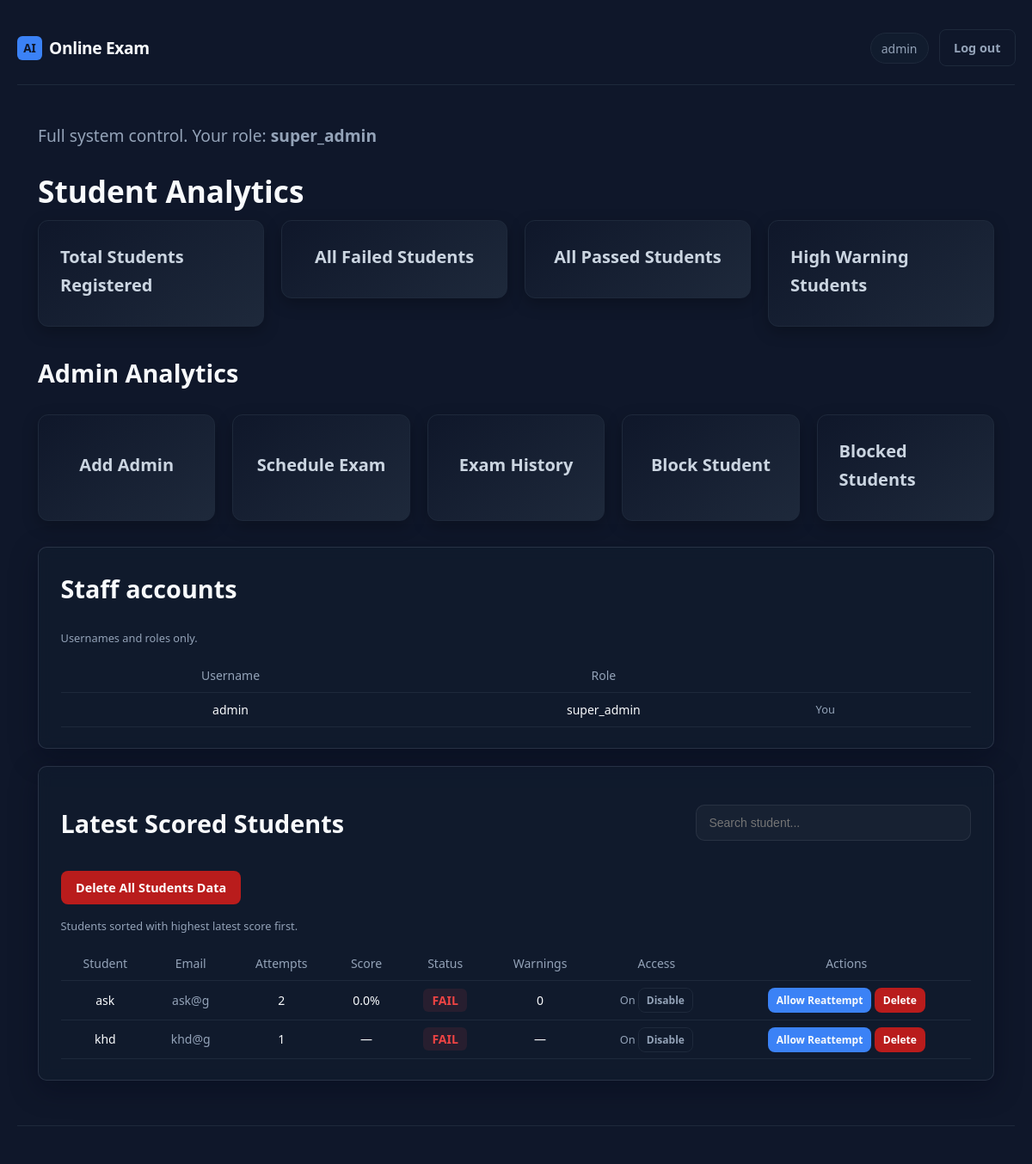
The page /admin (signed in) on the database its author committed.
### app.py (models this page shows)
class User(db.Model):
    __tablename__ = "users"
    id = db.Column(db.Integer, primary_key=True)
    username = db.Column(db.String(80), unique=True, nullable=False)
    email = db.Column(db.String(120), unique=True, nullable=False)
    password_hash = db.Column(db.String(256), nullable=False)
    roll_number = db.Column(db.String(50), unique=True, nullable=True)
    created_at = db.Column(db.DateTime, default=lambda: datetime.now(timezone.utc))
    is_admin = db.Column(db.Boolean, default=False)
    allow_reattempt = db.Column(db.Boolean, default=False)
    exam_access_enabled = db.Column(db.Boolean, default=True)
    exam_completed = db.Column(db.Boolean, default=False)
    admin_role = db.Column(db.String(20), nullable=True)
    is_blocked = db.Column(db.Boolean, default=False)
    block_reason = db.Column(db.String(255))
    attempts = db.relationship("Attempt", backref="user", lazy=True)

class Attempt(db.Model):
    __tablename__ = "attempts"
    id = db.Column(db.Integer, primary_key=True)
    user_id = db.Column(db.Integer, db.ForeignKey("users.id"), nullable=False)
    exam_id = db.Column(db.Integer, db.ForeignKey('exam_history.id'), nullable=True)
    started_at = db.Column(db.DateTime, nullable=False)
    ended_at = db.Column(db.DateTime, nullable=True)
    status = db.Column(db.String(20), default="in_progress")
    score = db.Column(db.Float, nullable=True)
    question_ids_json = db.Column(db.Text, nullable=False)
    current_index = db.Column(db.Integer, default=0)
    time_limit_seconds = db.Column(db.Integer, default=EXAM_TIME_SECONDS)
    tab_switch_count = db.Column(db.Integer, default=0)
    face_missing_warnings = db.Column(db.Integer, default=0)
    warning_count = db.Column(db.Integer, default=0)
    warning_details_json = db.Column(db.Text, nullable=False, default="[]")
    timeline_json = db.Column(db.Text, nullable=False, default="[]")
    student_profile_json = db.Column(db.Text, nullable=False, default="{}")
    cheating_risk = db.Column(db.String(20), nullable=True)

### app.py (the view)
@app.route("/admin")
@admin_required
def admin_dashboard():
    students = User.query.filter_by(is_admin=False).order_by(User.username).all()
    rows = []
    for u in students:
        attempt_count = Attempt.query.filter_by(user_id=u.id).count()
        latest = (
            Attempt.query.filter_by(user_id=u.id, status="completed")
            .order_by(Attempt.ended_at.desc())
            .first()
        )
        rep = build_report_data(latest) if latest else None
        sc = latest.score if latest and latest.score is not None else None
        rows.append(
            {
                "user": u,
                "latest_attempt": latest,
                "attempt_count": attempt_count,
                "score": sc,
                "passed": is_passing_score(latest.score) if latest else None,
                "weak": rep["weak_topics"] if rep else [],
                "strong": rep["strong_topics"] if rep else [],
                "warnings": int(latest.warning_count or 0) if latest else 0,
            }
        )
    with_score = [r for r in rows if r["score"] is not None]
    without_score = [r for r in rows if r["score"] is None]
    top_rows = sorted(with_score, key=lambda r: float(r["score"]), reverse=True) + sorted(
        without_score, key=lambda r: r["user"].username.lower()
    )
    failed_rows = [
        r
        for r in rows
        if r["latest_attempt"] is not None and not is_passing_score(r["latest_attempt"].score)
    ]
    failed_rows.sort(key=lambda r: float(r["latest_attempt"].score or 0.0))
    recent_attempts = Attempt.query.order_by(Attempt.started_at.desc()).limit(40).all()
    completed_attempts = Attempt.query.filter_by(status="completed").all()
    all_scores = [a.score for a in completed_attempts if a.score is not None]
    avg_score = round(sum(all_scores) / len(all_scores), 2) if all_scores else 0.0
    weak_topic_counts = {}
    high_warning_users = 0
    for row in rows:
        for t in row["weak"]:
            weak_topic_counts[t["name"]] = weak_topic_counts.get(t["name"], 0) + 1
        if row["latest_attempt"] and int(row.get("warnings") or 0) >= 4:
            high_warning_users += 1
    most_weak_topic = None
    if weak_topic_counts:
        most_weak_topic = max(weak_topic_counts.items(), key=lambda kv: kv[1])[0]
    cur = db.session.get(User, session["user_id"])
    is_super = is_super_admin_user(cur)
    admin_accounts = (
        User.query.filter_by(is_admin=True).order_by(User.username.asc()).all()
    )
    return render_template(
        "admin/dashboard.html",
        rows=top_rows,
        failed_rows=failed_rows,
        recent_attempts=recent_attempts,
        pass_threshold=PASS_SCORE_THRESHOLD,
        avg_score=avg_score,
        most_weak_topic=most_weak_topic,
        high_warning_users=high_warning_users,
        is_super=is_super,
        admin_accounts=admin_accounts,
        schedule=ExamSchedule.query.first(),
        latest_exam=ExamSchedule.query.order_by(ExamSchedule.start_time.desc()).first(),
        current_time=datetime.utcnow() + timedelta(hours=5, minutes=30),
    )

### templates/admin/dashboard.html (shortened to what this page needs)
{% extends "base.html" %}
{% block body_class %}page-admin{% endblock %}
{% block content %}
<section class="admin-hero">
  <p class="muted">
    {% if is_super %}Full system control.{% else %}View-only access. Contact a super administrator to change data.{% endif %}
    Your role: <strong>{{ 'super_admin' if session.get('admin_role') == 'super_admin' else 'admin' }}</strong>
  </p>
  <h1>Student Analytics</h1>
</section>
<div class="admin-stats-grid" style="
  display: grid;
  grid-template-columns: repeat(4, 1fr);
  gap: 20px;
  width: 100%;
">
  <a href="/admin/all-students" class="card-link">
    <div class="admin-stat-card" style="
  padding: 25px;
  border-radius: 12px;
  font-size: 16px;
  display: flex;
  flex-direction: column;
  justify-content: center;
">
      <div class="admin-stat-title" style="
  font-size: 20px;
  font-weight: 600;
  color: #cbd5e1;
">Total Students Registered</div>
          </div>
  </a>
  <a href="/admin/below-pass" class="card-link">
    <div class="admin-stat-card" style="
  padding: 25px;
  border-radius: 12px;
  font-size: 16px;
  display: flex;
  flex-direction: column;
  justify-content: center;
">
      <div class="admin-stat-title" style="
  font-size: 20px;
  font-weight: 600;
  color: #cbd5e1;
">All Failed Students</div>
          </div>
  </a>
  <a href="/admin/pass-rule" class="card-link">
    <div class="admin-stat-card" style="
  padding: 25px;
  border-radius: 12px;
  font-size: 16px;
  display: flex;
  flex-direction: column;
  justify-content: center;
">
      <div class="admin-stat-title" style="
  font-size: 20px;
  font-weight: 600;
  color: #cbd5e1;
">All Passed Students</div>
          </div>
  </a>
    <a href="/admin/high-warnings" class="card-link">
    <div class="admin-stat-card" style="
  padding: 25px;
  border-radius: 12px;
  font-size: 16px;
  display: flex;
  flex-direction: column;
  justify-content: center;
">
      <div class="admin-stat-title" style="
  font-size: 20px;
  font-weight: 600;
  color: #cbd5e1;
">High Warning Students</div>
          </div>
  </a>
</div>
<h2>Admin Analytics</h2>
<div class="admin-stats-grid" style="
  display: grid;
  grid-template-columns: repeat(5, 1fr);
  gap: 20px;
  width: 100%;
  margin-top: 20px;
">
  <div class="admin-stat-card" style="
    padding: 25px;
    border-radius: 12px;
    font-size: 16px;
    display: flex;
    flex-direction: column;
    justify-content: center;
    cursor: pointer;
  " onclick="location.href='/admin/add-admin'">
    <div class="admin-stat-title" style="
      font-size: 20px;
      font-weight: 600;
      color: #cbd5e1;
    ">Add Admin</div>
  </div>
  <div class="admin-stat-card" style="
    padding: 25px;
    border-radius: 12px;
    font-size: 16px;
    display: flex;
    flex-direction: column;
    justify-content: center;
    cursor: pointer;
  " onclick="location.href='/admin/create-exam'">
    <div class="admin-stat-title" style="
      font-size: 20px;
      font-weight: 600;
      color: #cbd5e1;
    ">Schedule Exam</div>
  </div>
  <div class="admin-stat-card" style="
    padding: 25px;
    border-radius: 12px;
    font-size: 16px;
    display: flex;
    flex-direction: column;
    justify-content: center;
    cursor: pointer;
  " onclick="location.href='/admin/exam-history'">
    <div class="admin-stat-title" style="
      font-size: 20px;
      font-weight: 600;
      color: #cbd5e1;
    ">Exam History</div>
  </div>
  <div class="admin-stat-card" style="
    padding: 25px;
    border-radius: 12px;
    font-size: 16px;
    display: flex;
    flex-direction: column;
    justify-content: center;
    cursor: pointer;
  " onclick="location.href='/admin/students'">
    <div class="admin-stat-title" style="
      font-size: 20px;
      font-weight: 600;
      color: #cbd5e1;
    ">Block Student</div>
  </div>
  <div class="admin-stat-card" style="
    padding: 25px;
    border-radius: 12px;
    font-size: 16px;
    display: flex;
    flex-direction: column;
    justify-content: center;
    cursor: pointer;
  " onclick="location.href='/admin/blocked_students'">
    <div class="admin-stat-title" style="
      font-size: 20px;
      font-weight: 600;
      color: #cbd5e1;
    ">Blocked Students</div>
  </div>
</div>
<div class="card admin-section">
  <h2>Staff accounts</h2>
  <p class="muted small">Usernames and roles only.</p>
  <div class="table-wrap">
    <table class="data-table">
      <thead>
        <tr>
          <th>Username</th>
          <th>Role</th>
          {% if is_super %}<th></th>{% endif %}
        </tr>
      </thead>
      <tbody>
        {% for a in admin_accounts %}
        <tr>
          <td>{{ a.username }}</td>
          <td>
  {% if session.get('role') == 'super_admin' and a.admin_role == 'admin' %}
    <form method="POST" action="{{ url_for('make_super_admin', user_id=a.id) }}">
      <button type="submit" class="btn" style="background:#6366f1;">Make Super Admin</button>
    </form>
  {% else %}
    {{ a.admin_role or 'admin' }}
  {% endif %}
</td>
          {% if is_super %}
          <td>
            <div style="display:flex; gap:10px; align-items:center;">
              {% if a.id != session.get('user_id') %}
              <form method="post" action="{{ url_for('admin_delete_admin_user', admin_id=a.id) }}" class="inline-form" onsubmit="return confirm('Remove this administrator?');">
                <button type="submit" style="
                            background:#ef4444;
                            color:white;
                            border:none;
                            padding:6px 12px;
                            border-radius:6px;
                            font-size:12px;
                            cursor:pointer;
                        ">
                          Remove
                </button>
              </form>
              {% else %}
              <span class="muted small">You</span>
              {% endif %}
            </div>
          </td>
          {% endif %}
        </tr>
        {% endfor %}
      </tbody>
    </table>
  </div>
</div>
<div class="card admin-section">
  <div style="display:flex; justify-content:space-between; align-items:center; margin-bottom:15px;">
    <h2 style="margin:0;">Latest Scored Students</h2>
    <div class="search-wrapper" style="display: flex; justify-content: center;">
        <input type="text" id="topSearch" placeholder="Search student..." style="
     width: 320px;
     height: 42px;
     padding: 0 14px;
     border-radius: 10px;
     border: 1px solid rgba(255,255,255,0.08);
     background: rgba(255,255,255,0.03);
     color: #e5e7eb;
     font-size: 14px;
     outline: none;
     transition: all 0.2s ease;
 "
 onfocus="this.style.border='1px solid #3b82f6'; this.style.background='rgba(255,255,255,0.06)'"
 onblur="this.style.border='1px solid rgba(255,255,255,0.08)'; this.style.background='rgba(255,255,255,0.03)'"
/>
</div>
</div>
  {% if is_super %}
  <form method="POST" action="/admin/students/delete-all"
        onsubmit="return confirm('Delete ALL student data?');"
        style="margin-bottom:15px;">
    <button type="submit" class="btn btn-danger">
      Delete All Students Data
    </button>
  </form>
  {% endif %}
  <p class="muted small">Students sorted with highest latest score first.</p>
  <div class="table-wrap">
    <table class="data-table admin-table" id="topTable">
      <thead>
        <tr>
          <th>Student</th>
          <th>Email</th>
          <th>Attempts</th>
          <th>Score</th>
          <th>Status</th>
          <th>Warnings</th>
          {% if is_super %}<th>Access</th><th>Actions</th>{% endif %}
        </tr>
      </thead>
      <tbody>
        {% for row in rows %}
        {% set u = row.user %}
        <tr>
          <td>{{ u.username }}</td>
          <td class="muted">{{ u.email }}</td>
          <td>{{ row.attempt_count }}</td>
          <td>{% if row.score is not none %}{{ row.score }}%{% else %}—{% endif %}</td>
          <td>
            {% if row.score is not none and row.score >= 75 %} <span style="
                 color:#22c55e;
                 font-weight:600;
                 background:rgba(34,197,94,0.1);
                 padding:4px 10px;
                 border-radius:6px;
             ">
            PASS </span>
            {% else %} <span style="
                 color:#ef4444;
                 font-weight:600;
                 background:rgba(239,68,68,0.1);
                 padding:4px 10px;
                 border-radius:6px;
             ">
            FAIL </span>
            {% endif %}
          </td>
          <td>{{ row.warnings if row.latest_attempt else '—' }}</td>
          {% if is_super %}
          <td>
            <span class="muted small">{{ 'On' if u.exam_access_enabled else 'Off' }}</span>
            <form method="post" action="{{ url_for('admin_toggle_exam_access', user_id=u.id) }}" class="inline-form">
              <button type="submit" class="btn btn-ghost btn-small">
                {{ 'Disable' if u.exam_access_enabled else 'Enable' }}
              </button>
            </form>
          </td>
          <td>
            <form method="post" action="{{ url_for('admin_grant_reattempt', user_id=u.id) }}" class="inline-form">
              <button type="submit" class="btn btn-primary btn-small">
                Allow Reattempt
              </button>
            </form>
            <form method="POST"
                  action="/admin/students/{{ u.id }}/delete"
                  class="inline-form"
                  onsubmit="return confirm('Delete this student completely?');">
              <button type="submit" class="btn btn-danger btn-small">
                Delete
              </button>
            </form>
          </td>
          {% endif %}
        </tr>
        {% endfor %}
      </tbody>
    </table>
  </div>
</div>
{% endblock %}

### templates/base.html (shortened to what this page needs)
<!DOCTYPE html>
<html lang="en">
<head>
  <link rel="stylesheet" href="{{ url_for('static', filename='css/style.css') }}">
</head>
<body class="{% block body_class %}{% endblock %}">
  <div class="app-shell">
    <header class="top-bar">
      <a href="{% if session.get('is_admin') %}{{ url_for('admin_dashboard') }}{% elif session.get('user_id') %}{{ url_for('dashboard') }}{% else %}{{ url_for('login') }}{% endif %}" class="brand">
        <span class="brand-mark">AI</span>
        <span class="brand-text">Online Exam</span>
      </a>
      {% if session.get('user_id') %}
      <nav class="top-nav">
        <span class="user-pill">{{ session.get('username') }}</span>
        <a href="{{ url_for('admin_logout') }}" class="btn btn-ghost">Log out</a>
      </nav>
      {% endif %}
    </header>
    <div class="full-width-wrapper">
      {% block content %}{% endblock %}
    </div>
    <footer class="site-footer">
    </footer>
  </div>
</body>
</html>

### rows shown on the page
User: get "admin", admin_role "super_admin", username "admin", shows "You"
Attempt: attempt_count "2", score "0.0", shows "FAIL", warnings "0"
User: username "ask", email "ask@g", exam_access_enabled "On", exam_access_enabled "Disable"
User: username "khd", email "khd@g", exam_access_enabled "On", exam_access_enabled "Disable"

### other values the page prints
{{ row.attempt_count }} "1"
{{ row.warnings if row.latest_attempt else '—' }} "—"
